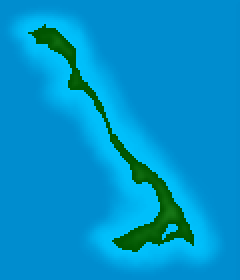
#> input picture assets/data/fidelity_island/original/cat_island_h.bmp, 120 x 140 px, given in place of edge-t000-w00.png, which was not available (shown 2 times larger)
$ python analyze-shore-feather.py ../assets/data/fidelity_island/original 100
#> lines starting #> are read from the running program, lines starting #| are printed output that depends on the picture; pictures that were not available may be replaced by others from this repository, and a replacement may not be noted
"""Exploratory, baseline-derived shoreline pixel metric; never image editing."""
import json
import sys
from pathlib import Path
import numpy as np
from PIL import Image

folder = Path(sys.argv[1])
width = int(sys.argv[2]) if len(sys.argv) > 2 else 60
rows, roi = [], []
for tick in (0, 16, 64, 256):
    a = np.asarray(Image.open(folder / f"edge-t{tick:03d}-w00.png")).astype(float)
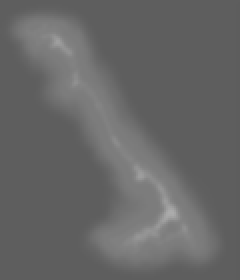
#> a: shape (140, 120) float64 (shown 2 times larger); min 93, max 172, mean 102.7
    b = np.asarray(Image.open(folder / f"edge-t{tick:03d}-w{width:02d}.png")).astype(float)
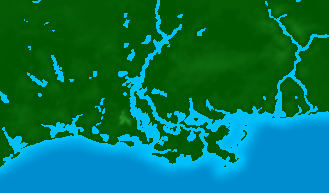
#> input picture assets/data/fidelity_island/original/coastal2_h.bmp, 329 x 193 px, given in place of edge-t000-w100.png, which was not available
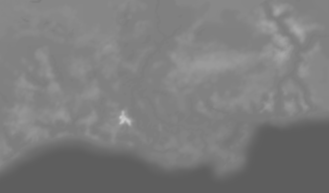
#> b: shape (193, 329) float64; min 94, max 201, mean 124
#> (the run stopped early here; a loop or call above may not have finished)
